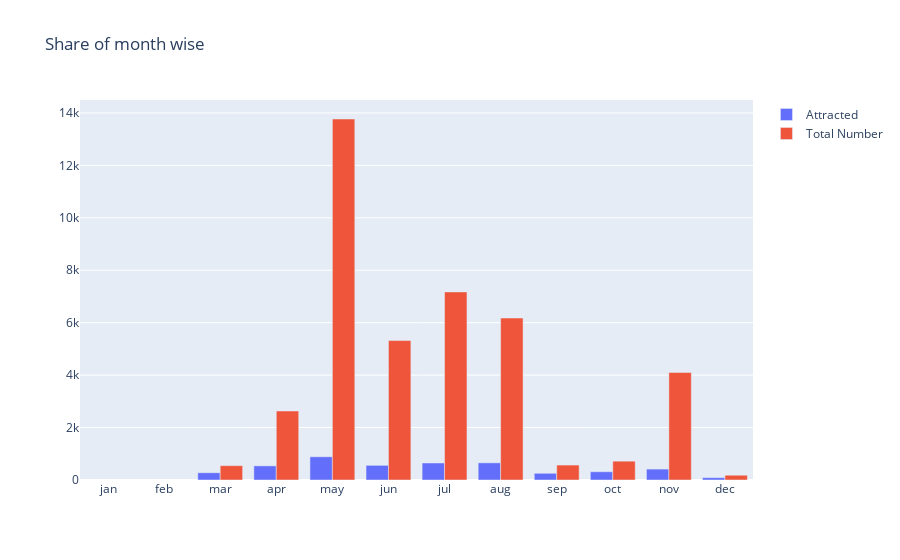

Here is the notebook cell this chart was saved with:
### Code cell
layout={'title': "Share of month wise"}
        
fig=gp.Figure(data=data_month, layout=layout)

iplot(fig, show_link=True)

### Figure 1 — Plotly figure (JSON) as saved in the notebook; plotly's stock layout.template omitted (floating-point values rounded to 4 significant figures)
{"data": [{"name": "Attracted", "type": "bar", "x": ["jan", "feb", "mar", "apr", "may", "jun", "jul", "aug", "sep", "oct", "nov", "dec"], "y": [null, null, 276, 539, 886, 559, 649, 655, 256, 315, 416, 89]}, {"name": "Total Number", "type": "bar", "x": ["jan", "feb", "mar", "apr", "may", "jun", "jul", "aug", "sep", "oct", "nov", "dec"], "y": [null, null, 546, 2632, 13769, 5318, 7174, 6178, 570, 718, 4101, 182]}], "layout": {"autosize": true, "title": {"text": "Share of month wise"}, "xaxis": {"autorange": true, "range": [-0.5, 11.5], "type": "category"}, "yaxis": {"autorange": true, "range": [0, 14490.0], "type": "linear"}}}
